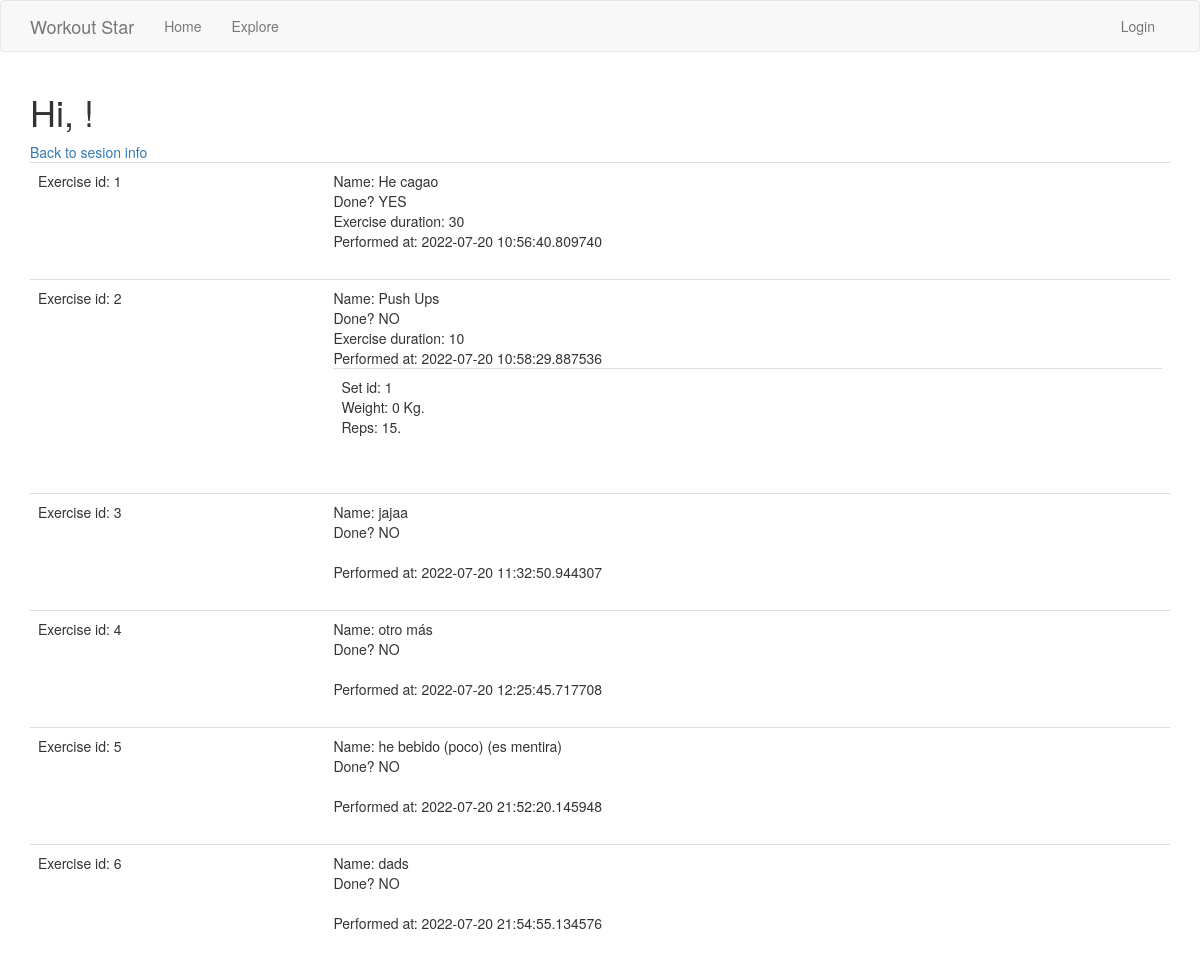
The page /sesion/2/exercises on the database its author committed.
### app/models.py (models this page shows, shortened)
class Exercise(db.Model):
    id = db.Column(db.Integer, primary_key = True)
    sesion_id = db.Column(db.Integer, db.ForeignKey('sesion.id'))
    name = db.Column(db.String(128))
    done = db.Column(db.Boolean)
    duration = db.Column(db.Integer)
    timestamp = db.Column(db.DateTime, index = True, default = datetime.utcnow)
    sets = db.relationship('Set', backref='exercise', lazy='dynamic')

class Set(db.Model):
    id = db.Column(db.Integer, primary_key = True)
    exercise_id = db.Column(db.Integer, db.ForeignKey('exercise.id'))
    weight = db.Column(db.Integer)
    reps = db.Column(db.Integer)

### app/main/routes.py (the view)
@bp.route('/sesion/<sesion_id>/exercises')
def sesion_exercises(sesion_id):
    sesion_exercises = Sesion.query.get_or_404(sesion_id).exercises.all()
    return render_template('exercises_sesion.html', title="Exercises in Sesion: " + str(sesion_id), exercises=sesion_exercises, sesion_id = sesion_id)

### app/templates/exercises_sesion.html (shortened to what this page needs)
{% extends "base.html" %}
{% import 'bootstrap/wtf.html' as wtf %}
{% block app_content %}
    <h1>Hi, {{ current_user.username }}!</h1>
    {{ sesion_link }}
    {% for exercise in exercises %}
        {% set sets = exercise.sets %}
        {% include '_exercise.html' %}
    {% endfor %}
{% endblock %}

### app/templates/_exercise.html
<table class="table table-hover">
    <tr>
        <td>
            Exercise id: {{ exercise.id }}<br>
        </td>
        <td>
            Name: {{ exercise.name }}<br>
            Done? {% if exercise.done %} YES {% else %} NO {% endif %}<br>
            {% if exercise.duration %} Exercise duration: {{ exercise.duration }} {% endif %}<br>
            {% if exercise.timestamp %} Performed at: {{ exercise.timestamp }} {% endif %}<br>
            {% for set in sets %}
                {% include "_set.html" %}
            {% endfor %}
        </td>
    </tr>
</table>

### app/templates/_set.html
<table class="table table-hover">
    <tr>
        <td>
            Set id: {{ set.id }} <br>
            {% if weight is not none %} Weight: {{ set.weight }} Kg. <br>{% endif %}
            {% if reps is not none %} Reps: {{ set.reps }}.<br> {% endif %}
        </td>
    </tr>
</table>

### rows shown on the page
Exercise: id "1", name "He cagao", done "YES", duration "30", timestamp "2022-07-20 10:56:40.809740"
Exercise: id "2", name "Push Ups", done "NO", duration "10", timestamp "2022-07-20 10:58:29.887536"
Set: id "1", weight "0", reps "15"
Exercise: id "3", name "jajaa", shows "NO", timestamp "2022-07-20 11:32:50.944307"
Exercise: id "4", name "otro más", shows "NO", timestamp "2022-07-20 12:25:45.717708"
Exercise: id "5", name "he bebido (poco) (es mentira)", shows "NO", timestamp "2022-07-20 21:52:20.145948"
Exercise: id "6", name "dads", shows "NO", timestamp "2022-07-20 21:54:55.134576"

### other values the page prints
{{ sesion_link }} "Back to sesion info"
